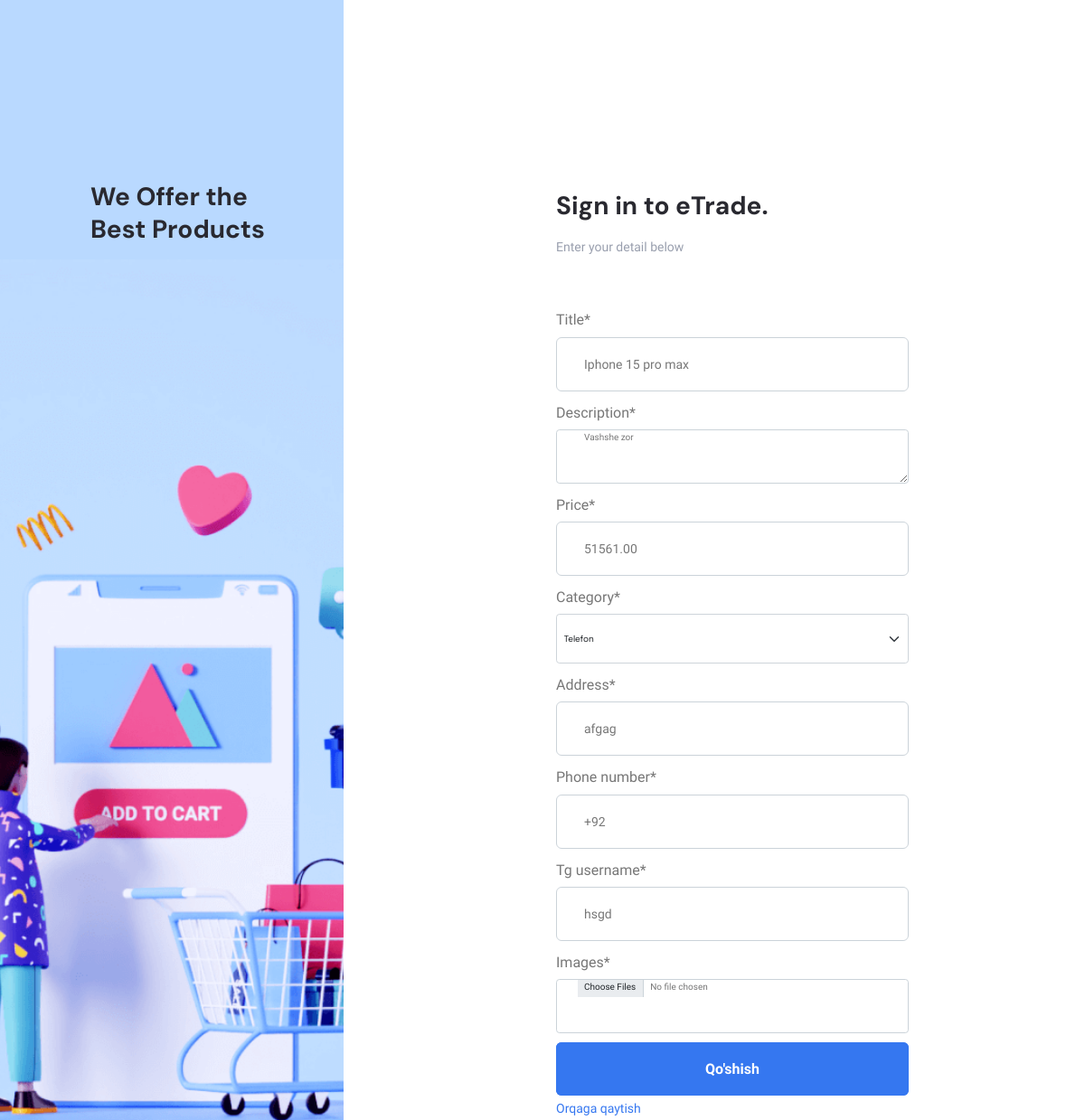
The page /product/1/update/ (signed in) on the database its author committed.
### produtc/models.py (models this page shows, shortened)
class Product(models.Model):
    author = models.ForeignKey('users.CustomUser', on_delete=models.CASCADE)
    category = models.ForeignKey(Category, on_delete=models.CASCADE)
    title = models.CharField(max_length=150)
    description = models.TextField()
    price = models.DecimalField(max_digits=1000000000, decimal_places=2)
    address = models.CharField(max_length=150)
    phone_number = models.CharField(max_length=100)
    tg_username = models.CharField(max_length=150)
    date = models.DateTimeField(auto_now_add=True)
    discount = models.IntegerField(null=True, blank=True)
    sales = models.IntegerField(default=0)
    objects = models.Manager()
    class Meta:
        ordering = ["-id"]

### produtc/views.py (the view, shortened to what this page needs)
# urls.py: path('<int:product_id>/update/', product_update, name='product_update'),
@login_required(login_url=reverse_lazy('login'))
@user_passes_test(superuser_check)
def product_update(request, product_id):
    product = get_object_or_404(Product, id=product_id)
    if superuser_check:
        if request.method == "GET":
            form = UpdateProductForms(instance=product)
            return render(request, 'product_update.html', {'form': form})
    else:
        return redirect('main:index')

### produtc/forms.py
class UpdateProductForms(forms.ModelForm):
    images = forms.ImageField(widget=forms.ClearableFileInput())
    class Meta:
        model = Product
        fields = ('title', 'description', 'price', 'category', 'address', 'phone_number', 'tg_username')
    def __init__(self, *args, **kwargs):
        super(UpdateProductForms, self).__init__(*args, **kwargs)
        self.fields['images'].widget.attrs.update({'multiple': True})

### main/views.py (called while the page is built)
def for_all_pages(request):
    products = Product.objects.all()
    categories = Category.objects.all()
    cart_items = CartItem.objects.all()
    context = {
        "category": categories,
        "product": products,
        'items': cart_items,
    }
    return context

### produtc/models.py (called while the page is built)
    def __str__(self):
        return self.name

### produtc/views.py (called while the page is built)
def superuser_check(user):
    return user.is_superuser

### template/product_update.html (shortened to what this page needs)
{% extends "layouts/base.html" %}
{% load static %}
{% load crispy_forms_tags %}
{% block content %}
<div class="axil-signin-area">
    <div class="row">
        <div class="col-xl-4 col-lg-6">
            <div class="axil-signin-banner bg_image bg_image--9">
                <h3 class="title">We Offer the Best Products</h3>
            </div>
        </div>
        <div class="col-lg-6 offset-xl-2">
            <div class="axil-signin-form-wrap">
                <div class="axil-signin-form">
                    <h3 class="title">Sign in to eTrade.</h3>
                    <p class="b2 mb--55">Enter your detail below</p>
                    <form class="" enctype="multipart/form-data" method="post">{%csrf_token%}
                        <div class="form_ishkal">
                            {{form|crispy}}
                        </div>
                        <button type="submit" class="axil-btn btn-bg-primary ">Qo'shish</button>
                        <a href="{% url 'main:index'%}" class="forgot-btn">Orqaga qaytish</a>
                    </form>
                </div>
            </div>
        </div>
    </div>
</div>
{% endblock %}

### rows shown on the page
Product: title "Iphone 15 pro max", description "Vashshe zor", price "51561.00", category "Telefon", address "afgag", phone_number "+92", tg_username "hsgd"
